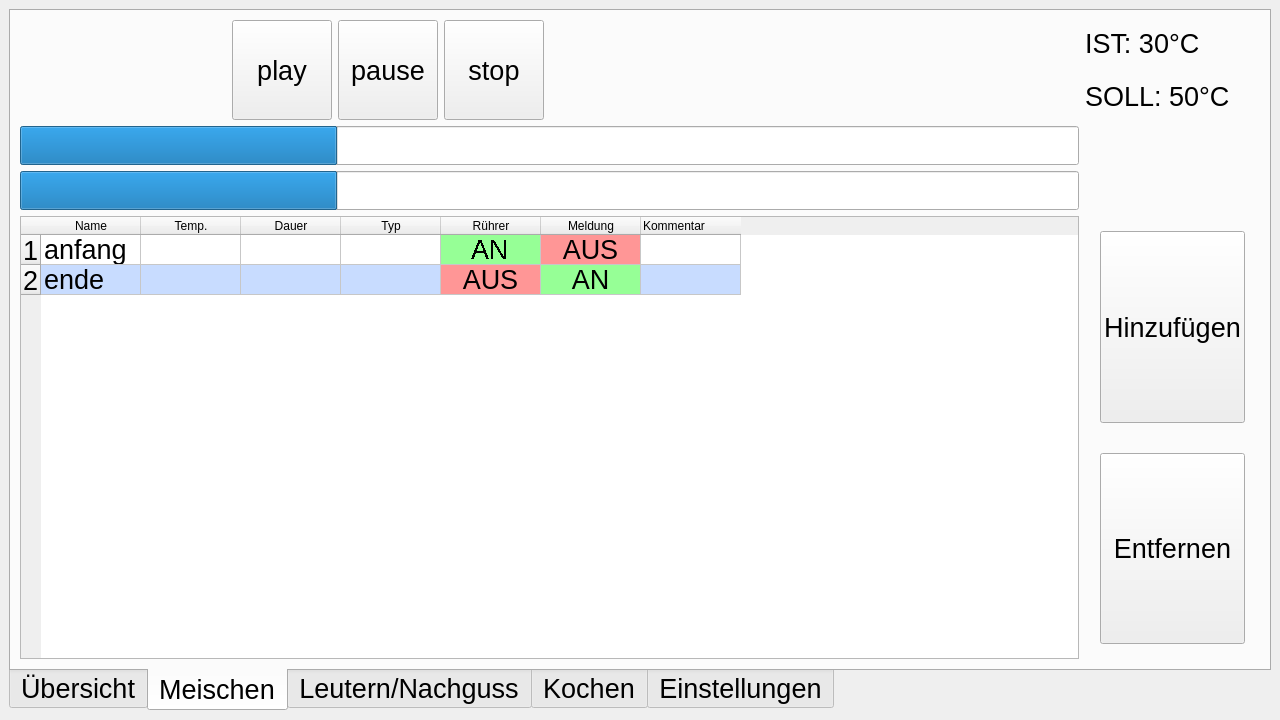
<?xml version="1.0" encoding="UTF-8"?>
<ui version="4.0">
 <class>MainWindow</class>
 <widget class="QMainWindow" name="MainWindow">
  <property name="geometry">
   <rect>
    <x>0</x>
    <y>0</y>
    <width>1280</width>
    <height>720</height>
   </rect>
  </property>
  <property name="windowTitle">
   <string>MainWindow</string>
  </property>
  <property name="toolButtonStyle">
   <enum>Qt::ToolButtonIconOnly</enum>
  </property>
  <widget class="QWidget" name="centralwidget">
   <layout class="QGridLayout" name="gridLayout">
    <item row="0" column="0">
     <widget class="QTabWidget" name="registerWidget">
      <property name="font">
       <font>
        <pointsize>20</pointsize>
       </font>
      </property>
      <property name="cursor">
       <cursorShape>ArrowCursor</cursorShape>
      </property>
      <property name="tabPosition">
       <enum>QTabWidget::South</enum>
      </property>
      <property name="currentIndex">
       <number>1</number>
      </property>
      <property name="movable">
       <bool>true</bool>
      </property>
      <widget class="QWidget" name="uebersicht">
       <attribute name="title">
        <string>Übersicht</string>
       </attribute>
      </widget>
      <widget class="QWidget" name="meischen">
       <attribute name="title">
        <string>Meischen</string>
       </attribute>
       <layout class="QGridLayout" name="gridLayout_2">
        <item row="2" column="0" colspan="6">
         <widget class="QProgressBar" name="progressBarGesamt">
          <property name="sizePolicy">
           <sizepolicy hsizetype="Expanding" vsizetype="Minimum">
            <horstretch>0</horstretch>
            <verstretch>0</verstretch>
           </sizepolicy>
          </property>
          <property name="minimum">
           <number>0</number>
          </property>
          <property name="maximum">
           <number>1000</number>
          </property>
          <property name="value">
           <number>300</number>
          </property>
          <property name="alignment">
           <set>Qt::AlignLeading|Qt::AlignLeft|Qt::AlignVCenter</set>
          </property>
          <property name="textVisible">
           <bool>false</bool>
          </property>
          <property name="orientation">
           <enum>Qt::Horizontal</enum>
          </property>
          <property name="textDirection">
           <enum>QProgressBar::TopToBottom</enum>
          </property>
         </widget>
        </item>
        <item row="0" column="0">
         <widget class="QLabel" name="meldungHeizplatte">
          <property name="sizePolicy">
           <sizepolicy hsizetype="Fixed" vsizetype="Fixed">
            <horstretch>0</horstretch>
            <verstretch>0</verstretch>
           </sizepolicy>
          </property>
          <property name="minimumSize">
           <size>
            <width>100</width>
            <height>100</height>
           </size>
          </property>
          <property name="text">
           <string/>
          </property>
          <property name="pixmap">
           <pixmap>Icons/Heizplatte100x100.png</pixmap>
          </property>
          <property name="scaledContents">
           <bool>false</bool>
          </property>
         </widget>
        </item>
        <item row="3" column="0" colspan="6">
         <widget class="QTableWidget" name="rastenTabelle">
          <property name="cursor" stdset="0">
           <cursorShape>ArrowCursor</cursorShape>
          </property>
          <row>
           <property name="text">
            <string>1</string>
           </property>
          </row>
          <row>
           <property name="text">
            <string>2</string>
           </property>
           <property name="background">
            <color>
             <red>200</red>
             <green>220</green>
             <blue>255</blue>
            </color>
           </property>
          </row>
          <column>
           <property name="text">
            <string>Name</string>
           </property>
          </column>
          <column>
           <property name="text">
            <string>Temp.</string>
           </property>
          </column>
          <column>
           <property name="text">
            <string>Dauer</string>
           </property>
          </column>
          <column>
           <property name="text">
            <string>Typ</string>
           </property>
          </column>
          <column>
           <property name="text">
            <string>Rührer</string>
           </property>
          </column>
          <column>
           <property name="text">
            <string>Meldung</string>
           </property>
          </column>
          <column>
           <property name="text">
            <string>Kommentar</string>
           </property>
           <property name="textAlignment">
            <set>AlignLeading|AlignVCenter</set>
           </property>
          </column>
          <item row="0" column="0">
           <property name="text">
            <string>anfang</string>
           </property>
           <property name="flags">
            <set>ItemIsSelectable|ItemIsEnabled</set>
           </property>
          </item>
          <item row="0" column="3">
           <property name="text">
            <string/>
           </property>
           <property name="font">
            <font>
             <pointsize>24</pointsize>
            </font>
           </property>
           <property name="icon">
            <iconset>
             <normaloff>Icons/Feuer200x200.png</normaloff>Icons/Feuer200x200.png</iconset>
           </property>
          </item>
          <item row="0" column="4">
           <property name="text">
            <string>AN</string>
           </property>
           <property name="toolTip">
            <string notr="true" comment="toolTipKennung" extracomment="toolTipKommentar"/>
           </property>
           <property name="whatsThis">
            <string notr="true" comment="whatsThisKennung" extracomment="whatsThisKommentar"/>
           </property>
           <property name="font">
            <font>
             <stylestrategy>NoAntialias</stylestrategy>
            </font>
           </property>
           <property name="textAlignment">
            <set>AlignCenter</set>
           </property>
           <property name="background">
            <brush brushstyle="SolidPattern">
             <color alpha="255">
              <red>150</red>
              <green>255</green>
              <blue>150</blue>
             </color>
            </brush>
           </property>
           <property name="foreground">
            <brush brushstyle="NoBrush">
             <color alpha="255">
              <red>0</red>
              <green>0</green>
              <blue>0</blue>
             </color>
            </brush>
           </property>
           <property name="flags">
            <set>ItemIsSelectable|ItemIsEditable|ItemIsDragEnabled|ItemIsDropEnabled|ItemIsUserCheckable|ItemIsEnabled|ItemIsAutoTristate</set>
           </property>
          </item>
          <item row="0" column="5">
           <property name="text">
            <string>AUS</string>
           </property>
           <property name="textAlignment">
            <set>AlignCenter</set>
           </property>
           <property name="background">
            <brush brushstyle="SolidPattern">
             <color alpha="255">
              <red>255</red>
              <green>150</green>
              <blue>150</blue>
             </color>
            </brush>
           </property>
          </item>
          <item row="1" column="0">
           <property name="text">
            <string>ende</string>
           </property>
           <property name="background">
            <brush brushstyle="SolidPattern">
             <color alpha="255">
              <red>200</red>
              <green>220</green>
              <blue>255</blue>
             </color>
            </brush>
           </property>
          </item>
          <item row="1" column="1">
           <property name="text">
            <string/>
           </property>
           <property name="background">
            <brush brushstyle="SolidPattern">
             <color alpha="255">
              <red>200</red>
              <green>220</green>
              <blue>255</blue>
             </color>
            </brush>
           </property>
          </item>
          <item row="1" column="2">
           <property name="text">
            <string/>
           </property>
           <property name="background">
            <brush brushstyle="SolidPattern">
             <color alpha="255">
              <red>200</red>
              <green>220</green>
              <blue>255</blue>
             </color>
            </brush>
           </property>
           <property name="flags">
            <set>ItemIsSelectable</set>
           </property>
          </item>
          <item row="1" column="3">
           <property name="text">
            <string/>
           </property>
           <property name="background">
            <brush brushstyle="SolidPattern">
             <color alpha="255">
              <red>200</red>
              <green>220</green>
              <blue>255</blue>
             </color>
            </brush>
           </property>
           <property name="icon">
            <iconset>
             <normaloff>Icons/snowflake1.png</normaloff>Icons/snowflake1.png</iconset>
           </property>
          </item>
          <item row="1" column="4">
           <property name="text">
            <string>AUS</string>
           </property>
           <property name="textAlignment">
            <set>AlignCenter</set>
           </property>
           <property name="background">
            <brush brushstyle="SolidPattern">
             <color alpha="255">
              <red>255</red>
              <green>150</green>
              <blue>150</blue>
             </color>
            </brush>
           </property>
          </item>
          <item row="1" column="5">
           <property name="text">
            <string>AN</string>
           </property>
           <property name="textAlignment">
            <set>AlignCenter</set>
           </property>
           <property name="background">
            <brush brushstyle="SolidPattern">
             <color alpha="255">
              <red>150</red>
              <green>255</green>
              <blue>150</blue>
             </color>
            </brush>
           </property>
          </item>
          <item row="1" column="6">
           <property name="text">
            <string/>
           </property>
           <property name="background">
            <brush brushstyle="SolidPattern">
             <color alpha="255">
              <red>200</red>
              <green>220</green>
              <blue>255</blue>
             </color>
            </brush>
           </property>
          </item>
         </widget>
        </item>
        <item row="0" column="2">
         <widget class="QPushButton" name="buttonPlay">
          <property name="enabled">
           <bool>true</bool>
          </property>
          <property name="sizePolicy">
           <sizepolicy hsizetype="Fixed" vsizetype="Fixed">
            <horstretch>4</horstretch>
            <verstretch>0</verstretch>
           </sizepolicy>
          </property>
          <property name="minimumSize">
           <size>
            <width>100</width>
            <height>100</height>
           </size>
          </property>
          <property name="cursor">
           <cursorShape>PointingHandCursor</cursorShape>
          </property>
          <property name="mouseTracking">
           <bool>false</bool>
          </property>
          <property name="styleSheet">
           <string notr="true"/>
          </property>
          <property name="text">
           <string>play</string>
          </property>
         </widget>
        </item>
        <item row="0" column="4">
         <widget class="QPushButton" name="buttonStop">
          <property name="enabled">
           <bool>true</bool>
          </property>
          <property name="sizePolicy">
           <sizepolicy hsizetype="Fixed" vsizetype="Fixed">
            <horstretch>0</horstretch>
            <verstretch>0</verstretch>
           </sizepolicy>
          </property>
          <property name="minimumSize">
           <size>
            <width>100</width>
            <height>100</height>
           </size>
          </property>
          <property name="cursor">
           <cursorShape>PointingHandCursor</cursorShape>
          </property>
          <property name="styleSheet">
           <string notr="true"/>
          </property>
          <property name="text">
           <string>stop</string>
          </property>
         </widget>
        </item>
        <item row="0" column="3">
         <widget class="QPushButton" name="buttonPause">
          <property name="enabled">
           <bool>true</bool>
          </property>
          <property name="sizePolicy">
           <sizepolicy hsizetype="Fixed" vsizetype="Fixed">
            <horstretch>0</horstretch>
            <verstretch>0</verstretch>
           </sizepolicy>
          </property>
          <property name="minimumSize">
           <size>
            <width>100</width>
            <height>100</height>
           </size>
          </property>
          <property name="cursor">
           <cursorShape>PointingHandCursor</cursorShape>
          </property>
          <property name="styleSheet">
           <string notr="true"/>
          </property>
          <property name="text">
           <string>pause</string>
          </property>
         </widget>
        </item>
        <item row="0" column="1">
         <widget class="QLabel" name="meldungRuehrwerk">
          <property name="sizePolicy">
           <sizepolicy hsizetype="Fixed" vsizetype="Fixed">
            <horstretch>0</horstretch>
            <verstretch>0</verstretch>
           </sizepolicy>
          </property>
          <property name="minimumSize">
           <size>
            <width>100</width>
            <height>100</height>
           </size>
          </property>
          <property name="font">
           <font>
            <pointsize>8</pointsize>
           </font>
          </property>
          <property name="text">
           <string/>
          </property>
          <property name="pixmap">
           <pixmap>Icons/Propeller100x100.gif</pixmap>
          </property>
          <property name="scaledContents">
           <bool>false</bool>
          </property>
         </widget>
        </item>
        <item row="0" column="6">
         <layout class="QVBoxLayout" name="vertikalTemperaturen">
          <item>
           <widget class="QLabel" name="istTemp">
            <property name="text">
             <string>IST: 30°C</string>
            </property>
           </widget>
          </item>
          <item>
           <widget class="QLabel" name="sollTemp">
            <property name="text">
             <string>SOLL: 50°C</string>
            </property>
           </widget>
          </item>
         </layout>
        </item>
        <item row="0" column="5">
         <spacer name="meischenSpacerOben">
          <property name="orientation">
           <enum>Qt::Horizontal</enum>
          </property>
          <property name="sizeHint" stdset="0">
           <size>
            <width>40</width>
            <height>20</height>
           </size>
          </property>
         </spacer>
        </item>
        <item row="3" column="6">
         <layout class="QVBoxLayout" name="verticalLayout">
          <property name="spacing">
           <number>30</number>
          </property>
          <property name="leftMargin">
           <number>15</number>
          </property>
          <property name="topMargin">
           <number>15</number>
          </property>
          <property name="rightMargin">
           <number>15</number>
          </property>
          <property name="bottomMargin">
           <number>15</number>
          </property>
          <item>
           <widget class="QPushButton" name="hinzufuegenB">
            <property name="sizePolicy">
             <sizepolicy hsizetype="Minimum" vsizetype="Minimum">
              <horstretch>0</horstretch>
              <verstretch>0</verstretch>
             </sizepolicy>
            </property>
            <property name="text">
             <string>Hinzufügen</string>
            </property>
           </widget>
          </item>
          <item>
           <widget class="QPushButton" name="entfernenB">
            <property name="sizePolicy">
             <sizepolicy hsizetype="Minimum" vsizetype="Minimum">
              <horstretch>0</horstretch>
              <verstretch>0</verstretch>
             </sizepolicy>
            </property>
            <property name="text">
             <string>Entfernen</string>
            </property>
           </widget>
          </item>
         </layout>
        </item>
        <item row="1" column="0" colspan="6">
         <widget class="QProgressBar" name="progressBarRast">
          <property name="maximum">
           <number>1000</number>
          </property>
          <property name="value">
           <number>300</number>
          </property>
          <property name="textVisible">
           <bool>false</bool>
          </property>
         </widget>
        </item>
       </layout>
      </widget>
      <widget class="QWidget" name="luetern_nachguss">
       <attribute name="title">
        <string>Leutern/Nachguss</string>
       </attribute>
       <layout class="QGridLayout" name="gridLayout_5"/>
      </widget>
      <widget class="QWidget" name="kochen">
       <attribute name="title">
        <string>Kochen</string>
       </attribute>
      </widget>
      <widget class="QWidget" name="einstellungen">
       <attribute name="title">
        <string>Einstellungen</string>
       </attribute>
       <widget class="QPushButton" name="pushButton">
        <property name="geometry">
         <rect>
          <x>20</x>
          <y>20</y>
          <width>201</width>
          <height>61</height>
         </rect>
        </property>
        <property name="text">
         <string>Brauruf Test</string>
        </property>
       </widget>
      </widget>
     </widget>
    </item>
   </layout>
  </widget>
 </widget>
 <resources/>
 <connections/>
</ui>
